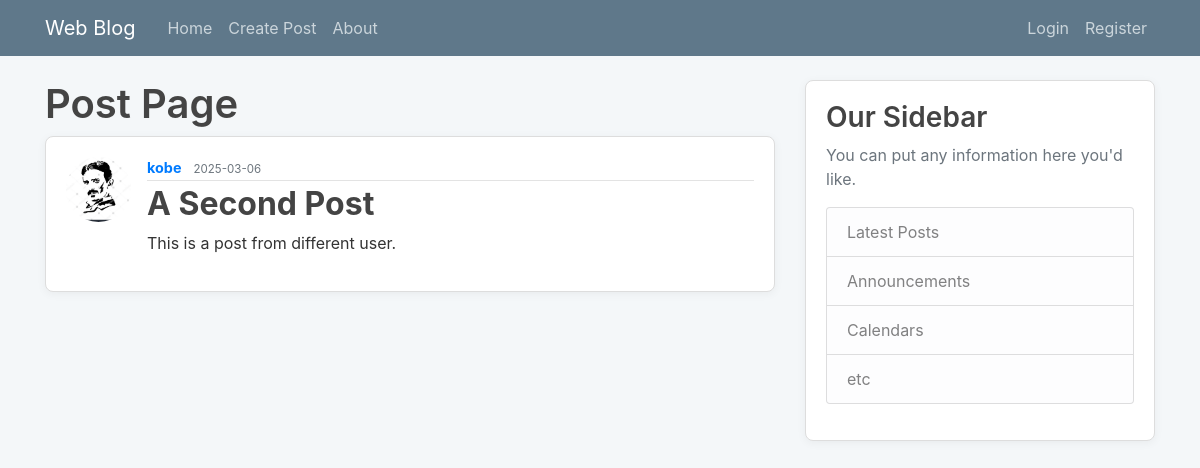
Screenshot of /post/2 with the database file from the repository.
### blog/models.py (models this page shows, shortened)
class User(db.Model, UserMixin):
    id = db.Column(db.Integer, primary_key=True)
    username = db.Column(db.String(length=20), unique=True, nullable=False)
    email = db.Column(db.String(length=120), unique=True, nullable=False)
    image_file = db.Column(db.String(20), nullable=False, default='default.jpg')
    password = db.Column(db.String(60), nullable=True)
    posts = db.relationship('Post', backref='author', lazy=True)

class Post(db.Model):
    id = db.Column(db.Integer, primary_key=True)
    title = db.Column(db.String(length=100), nullable=False)
    date_posted = db.Column(db.DateTime, nullable=False, default=datetime.utcnow)
    content = db.Column(db.Text, nullable=False)
    user_id = db.Column(db.Integer, db.ForeignKey('user.id'), nullable=False)

### blog/posts/routes.py (the view)
@posts.route('/post/<int:post_id>')
def post_page(post_id):
    post = Post.query.get_or_404(post_id)
    return render_template('post.html', title=post.title, post=post)

### blog/templates/post.html (shortened to what this page needs)
{% extends 'base.html' %}
{% block content %}
    <h1>Post Page</h1>
    <article class="media content-section">
        <img class="rounded-circle article-img" src="{{ url_for('static', filename='profile_pics/' + post.author.image_file) }}" alt="">
        <div class="media-body">
            <div class="article-metadata">
                <a class="mr-2" href="{{ url_for('users.userPosts_page', username=post.author.username) }}">{{ post.author.username }}</a>
                <small class="text-muted">{{ post.date_posted.strftime('%Y-%m-%d') }}</small>
            </div>
            <h2 class="article-title">{{ post.title }}</h2>
            <p class="article-content">{{ post.content }}</p>
        </div>
    </article>
{% endblock %}

### blog/static/main.css (style rules this page uses)
body { background: #f4f7f9; color: #333333; margin-top: 5rem; font-family: 'Inter', sans-serif; }
h1, h2, h3, h4, h5, h6 { color: #444444; font-weight: 600; }
.content-section { background: #ffffff; padding: 20px; border: 1px solid #dddddd; border-radius: 8px; margin-bottom: 20px; box-shadow: 0px 2px 10px rgba(0, 0, 0, 0.05); }
.article-title { color: #444444; font-weight: bold; }
.article-content { white-space: pre-line; }
.article-img { height: 65px; width: 65px; margin-right: 16px; border-radius: 8px; object-fit: cover; }
.article-metadata { padding-bottom: 1px; margin-bottom: 4px; border-bottom: 1px solid #e3e3e3; font-size: 0.9rem; color: #777; }
.article-metadata a { font-weight: bold; }

### rows the page displays
User: image_file (placeholder picture), author.username "kobe"
Post: date_posted "2025-03-06", title "A Second Post", content "This is a post from different user."
